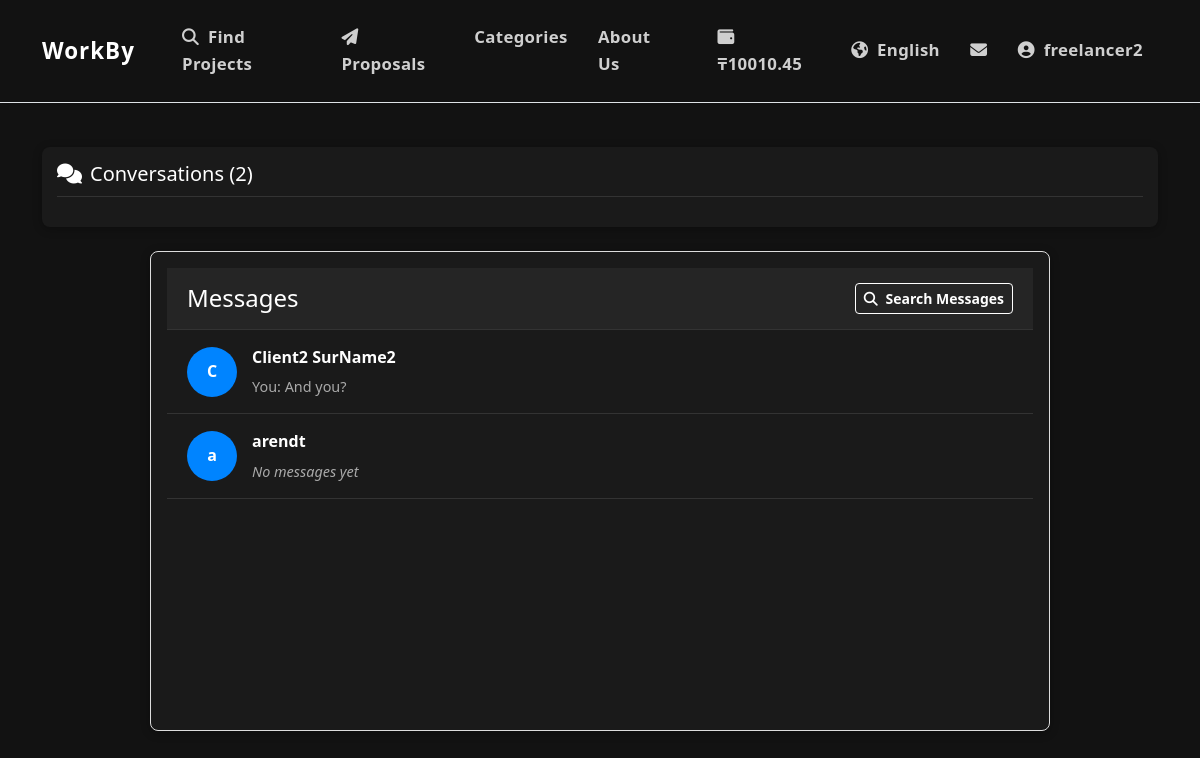
Page /en/chat/ (signed in) on the committed database.
### payments/models.py (models this page shows, shortened)
class Wallet(models.Model):
    user = models.OneToOneField(
        settings.AUTH_USER_MODEL,
        on_delete=models.CASCADE,
        related_name='wallet'
    )
    balance = models.DecimalField(_('Balance'), max_digits=10, decimal_places=2, default=0)
    is_active = models.BooleanField(_('Active'), default=True)
    created_at = models.DateTimeField(_('Created At'), auto_now_add=True)
    updated_at = models.DateTimeField(_('Updated At'), auto_now=True)
    class Meta:
        verbose_name = _('Wallet')
        verbose_name_plural = _('Wallets')

### accounts/models.py (models this page shows, shortened)
class User(AbstractUser):
    USER_TYPE_CHOICES = (
        ('client', _('Client')),
        ('freelancer', _('Freelancer')),
    )
    LANGUAGE_CHOICES = (
        ('en', _('English')),
        ('ru', _('Russian')),
        ('kk', _('Kazakh')),
    )
    user_type = models.CharField(_('User Type'), max_length=10, choices=USER_TYPE_CHOICES, default='client')
    bio = models.TextField(_('Biography'), blank=True)
    avatar = models.ImageField(_('Avatar'), upload_to='avatars/', blank=True, null=True)
    phone_number = models.CharField(_('Phone Number'), max_length=15, blank=True)
    preferred_language = models.CharField(_('Preferred Language'), max_length=2, choices=LANGUAGE_CHOICES, default='en')
    dark_mode = models.BooleanField(_('Dark Mode'), default=False)
    skills = models.TextField(_('Skills'), blank=True)
    hourly_rate = models.DecimalField(_('Hourly Rate'), max_digits=10, decimal_places=2, null=True, blank=True)
    company_name = models.CharField(_('Company Name'), max_length=100, blank=True)
    def get_full_name(self):
        if self.first_name or self.last_name:
            return f"{self.first_name} {self.last_name}".strip()
        return self.username
    @property
    def is_client(self):
        return self.user_type == 'client'
    @property
    def is_freelancer(self):
        return self.user_type == 'freelancer'

### chat/models.py (models this page shows, shortened)
class Conversation(models.Model):
    participants = models.ManyToManyField(
        settings.AUTH_USER_MODEL,
        related_name='conversations',
        verbose_name=_('Participants')
    )
    created_at = models.DateTimeField(_('Created At'), auto_now_add=True)
    updated_at = models.DateTimeField(_('Updated At'), auto_now=True)
    related_project = models.ForeignKey(
        'jobs.Project',
        on_delete=models.SET_NULL,
        related_name='conversations',
        null=True,
        blank=True,
        verbose_name=_('Related Project')
    )
    related_contract = models.ForeignKey(
        'jobs.Contract',
        on_delete=models.SET_NULL,
        related_name='conversations',
        null=True,
        blank=True,
        verbose_name=_('Related Contract')
    )
    class Meta:
        verbose_name = _('Conversation')
        verbose_name_plural = _('Conversations')
        ordering = ['-updated_at']
    def get_other_participant(self, user):
        other = self.participants.exclude(id=user.id).first()
        if other is None and self.participants.count() == 1:
            return None
        return other

class Message(models.Model):
    conversation = models.ForeignKey(
        Conversation,
        on_delete=models.CASCADE,
        related_name='messages',
        verbose_name=_('Conversation')
    )
    sender = models.ForeignKey(
        settings.AUTH_USER_MODEL,
        on_delete=models.CASCADE,
        related_name='sent_messages',
        verbose_name=_('Sender')
    )
    content = models.TextField(_('Content'))
    attachment = models.FileField(_('Attachment'), upload_to='chat_attachments/', null=True, blank=True)
    created_at = models.DateTimeField(_('Created At'), auto_now_add=True)
    is_read = models.BooleanField(_('Read'), default=False)
    class Meta:
        verbose_name = _('Message')
        verbose_name_plural = _('Messages')
        ordering = ['created_at']

### chat/views.py (the view)
# urls.py: path('', views.inbox_view, name='inbox'),
@login_required
def inbox_view(request):
    conversations = Conversation.objects.filter(
        participants=request.user
    ).prefetch_related('participants').distinct()
    conversations_list = []
    for conv in conversations:
        other_participant = conv.get_other_participant(request.user)
        unread_count = Message.objects.filter(
            conversation=conv,
            is_read=False
        ).exclude(sender=request.user).count()
        last_message = Message.objects.filter(
            conversation=conv
        ).order_by('-created_at').first()
        conversations_list.append({
            'conversation': conv,
            'other_participant': other_participant,
            'unread_count': unread_count,
            'last_message': last_message,
            'updated_at': conv.updated_at,
        })
    conversations_list = sorted(
        conversations_list,
        key=lambda x: (not x['unread_count'], -x['updated_at'].timestamp())
    )
    context = {
        'conversations': conversations_list,
    }
    return render(request, 'chat/inbox.html', context)

### jobs/context_processors.py (called while the page is built)
def contracts_processor(request):
    context = {
        'has_contracts': False,
    }
    if request.user.is_authenticated:
        contracts_exist = Contract.objects.filter(
            models.Q(client=request.user) | models.Q(freelancer=request.user)
        ).exists()
        context['has_contracts'] = contracts_exist
    return context

### payments/context_processors.py (called while the page is built)
def wallet_balance(request):
    if request.user.is_authenticated:
        wallet, _ = Wallet.objects.get_or_create(user=request.user)
        return {'user_balance': wallet.balance}
    return {'user_balance': None}

### templates/chat/inbox.html (shortened to what this page needs)
{% extends 'base.html' %}
{% load i18n %}
{% load static %}
{% block full_content %}
{% include 'includes/header.html' %}
<div class="container py-4">
    <div class="conversations-summary mb-4">
        <h5><i class="fas fa-comments me-2"></i>{% trans "Conversations" %} ({{ conversations|length }})</h5>
    </div>
    <div class="chat-container">
        <div class="chat-header">
            <h4>{% trans "Messages" %}</h4>
            <a href="#" class="btn btn-sm btn-outline-light">
                <i class="fas fa-search me-1"></i> {% trans "Search Messages" %}
            </a>
        </div>
        <div class="chat-list">
            {% for item in conversations %}
                <a href="{% url 'chat:conversation_detail' conversation_id=item.conversation.pk %}" class="chat-item">
                    <div class="avatar">
                        {% if item.other_participant.avatar %}
                            <img src="{{ item.other_participant.avatar.url }}" alt="{{ item.other_participant.get_full_name }}">
                        {% else %}
                            {{ item.other_participant.get_full_name|slice:":1" }}
                        {% endif %}
                    </div>
                    <div class="chat-content">
                        <div class="chat-name">{{ item.other_participant.get_full_name }}</div>
                        <div class="chat-preview">
                            {% if item.last_message %}
                                {% if item.last_message.sender == request.user %}
                                    <span>{% trans "You" %}: </span>
                                {% endif %}
                                {{ item.last_message.content|truncatechars:50 }}
                            {% else %}
                                <em>{% trans "No messages yet" %}</em>
                            {% endif %}
                        </div>
                    </div>
                </a>
            {% endfor %}
        </div>
    </div>
</div>
{% endblock %}

### templates/includes/header.html (shortened to what this page needs)
{% load i18n %}
{% load static %}
<nav class="navbar navbar-expand-lg navbar-dark bg-dark border-bottom py-3">
    <div class="container">
        <a class="navbar-brand" href="{% url 'jobs:home' %}">
            <span style="font-size: 1.4rem; font-weight: 700; letter-spacing: 1px; color: #fff;">WorkBy</span>
        </a>
        <div class="collapse navbar-collapse" id="navbarSupportedContent">
            <ul class="navbar-nav me-auto mb-2 mb-lg-0">
                {% if user.is_authenticated %}
                    <li class="nav-item">
                        <a class="nav-link" href="{% url 'jobs:project_list' %}"><i class="fas fa-search me-1"></i> {% trans "Find Projects" %}</a>
                    </li>
                    <li class="nav-item">
                        <a class="nav-link" href="{% url 'jobs:my_proposals' %}">
                            <i class="fas fa-paper-plane me-1"></i> {% trans "Proposals" %}
                        </a>
                    </li>
                    <li class="nav-item">
                        <a class="nav-link" href="{% url 'jobs:categories' %}">{% trans "Categories" %}</a>
                    </li>
                    <li class="nav-item">
                        <a class="nav-link" href="{% url 'jobs:about' %}">{% trans "About Us" %}</a>
                    </li>
                {% endif %}
            </ul>
            <ul class="navbar-nav ml-auto align-items-center">
                {% if user.is_authenticated and user_balance is not None %}
                <li class="nav-item me-3">
                    <a href="{% url 'payments:wallet' %}" class="nav-link">
                        <i class="fas fa-wallet me-1"></i>
                        <span class="fw-bold">₸{{ user_balance }}</span>
                    </a>
                </li>
                {% endif %}
                <li class="nav-item dropdown">
                    <a class="nav-link dropdown-toggle" href="#" id="languageDropdown" role="button" data-bs-toggle="dropdown" aria-expanded="false">
                        <i class="fas fa-globe-americas me-1"></i>
                        {% get_current_language as CURRENT_LANGUAGE %}
                        {% if CURRENT_LANGUAGE == 'en' %}
                            {% trans "English" %}
                        {% elif CURRENT_LANGUAGE == 'ru' %}
                            {% trans "Russian" %}
                        {% elif CURRENT_LANGUAGE == 'kk' %}
                            {% trans "Kazakh" %}
                        {% endif %}
                    </a>
                </li>
                {% if user.is_authenticated %}
                    <li class="nav-item d-none d-lg-block">
                        <a class="nav-link" href="{% url 'chat:inbox' %}" title="{% trans 'Messages' %}">
                            <i class="fas fa-envelope"></i>
                        </a>
                    </li>
                    <li class="nav-item dropdown">
                        <a class="nav-link dropdown-toggle" href="#" id="navbarDropdown" role="button" data-bs-toggle="dropdown" aria-expanded="false">
                            {% if user.avatar %}
                                <img src="{{ user.avatar.url }}" alt="{{ user.get_full_name|default:user.username }}" class="avatar avatar-sm rounded-circle me-1">
                            {% else %}
                                <i class="fas fa-user-circle me-1"></i>
                            {% endif %}
                            {{ user.username }}
                        </a>
                    </li>
                {% endif %}
            </ul>
        </div>
    </div>
</nav>

### static/css/style.css (style rules this page uses)
:root { --primary-color: #8B0000; --primary-color-light: #a52a2a; --primary-color-dark: #6b0000; --secondary-color: #6c757d; --background-color: #121212; --text-color: #f5f5f5; --dark-bg: #1a1a1a; --border-color: #333; --danger-color: #dc3545; --warning-color: #ffc107; --info-color: #17a2b8; --success-color: #28a745; --body-bg: #0f0f0f; --card-bg: #1e1e1e; --card-border: #2a2a2a; --navbar-bg: #121212; --footer-bg: #121212; --hover-color: #2a2a2a; --input-bg: #252525; --input-border: #363636; --dropdown-bg: #1e1e1e; --dropdown-hover: #2a2a2a; --btn-hover-bg: #700000; --table-border: #2a2a2a; --table-row-hover: #2a2a2a; --table-header-bg: #1a1a1a; --bg-light: #1e1e1e; --breadcrumb-bg: #1e1e1e; --counter-wrapper-bg: #1e1e1e; --text-muted: #a0a0a0; --box-shadow: 0 4px 6px rgba(0, 0, 0, 0.1); --hover-shadow: 0 8px 15px rgba(0, 0, 0, 0.2); }
body { font-family: 'Segoe UI', Tahoma, Geneva, Verdana, sans-serif; line-height: 1.6; color: var(--text-color) !important; background-color: var(--background-color) !important; min-height: 100vh; display: flex; flex-direction: column; }
.chat-container { height: 60vh; overflow-y: auto; border: 1px solid #ddd; border-radius: 10px; padding: 1rem; background-color: #f9f9f9; }
body { display: flex; flex-direction: column; min-height: 100vh; }
.navbar { background-color: var(--navbar-bg) !important; box-shadow: 0 2px 5px rgba(0, 0, 0, 0.1); }
a { color: var(--primary-color); text-decoration: none; transition: color 0.3s ease, transform 0.2s ease; }
.navbar .nav-link { position: relative; padding: 0.5rem 1rem; margin: 0 0.2rem; transition: all 0.3s ease; font-size: 1.05rem; font-weight: 600; color: var(--text-color); }
.navbar .nav-link::after { content: ''; position: absolute; width: 0; height: 2px; bottom: 0; left: 50%; transform: translateX(-50%); background-color: var(--primary-color); transition: all 0.3s ease; opacity: 0; }
.navbar-nav { margin-left: 1rem; }
.nav-item { margin: 0 0.25rem; }
.navbar .navbar-nav .nav-link { text-shadow: 0 0 1px rgba(0, 0, 0, 0.1); letter-spacing: 0.02rem; }
.bg-dark { background-color: var(--dark-bg) !important; }
.navbar-dark .navbar-nav .nav-link { color: rgba(255, 255, 255, 0.8); }
.navbar { background-color: var(--navbar-bg); box-shadow: 0 2px 5px rgba(0, 0, 0, 0.1); }
.navbar .nav-link { color: var(--text-color); }
a { color: var(--primary-color); text-decoration: none; }
.bg-dark { background-color: var(--dark-bg) !important; color: var(--text-color) !important; }
::placeholder { color: var(--text-muted) !important; opacity: 0.7 !important; }
.navbar-brand { position: relative; transition: all 0.3s ease; }
.btn-outline-light { border-color: #fff; color: #fff; font-weight: 600; transition: all 0.3s ease; }

### templates/chat/inbox.html (style rules this page uses)
body { background-color: #121212; }
.chat-container { width: 100%; max-width: 900px; margin: 0 auto; background-color: #1a1a1a; border-radius: 8px; overflow: hidden; box-shadow: 0 2px 10px rgba(0, 0, 0, 0.3); }
.chat-header { background-color: #252525; padding: 15px 20px; border-bottom: 1px solid #333; display: flex; justify-content: space-between; align-items: center; }
.chat-header h4 { color: white; margin: 0; }
.chat-list { padding: 0; }
.chat-item { display: flex; align-items: center; padding: 15px 20px; border-bottom: 1px solid #333; text-decoration: none; color: #eee; transition: background-color 0.2s; }
.avatar { width: 50px; height: 50px; border-radius: 50%; background-color: #0084ff; display: flex; align-items: center; justify-content: center; color: white; font-weight: bold; margin-right: 15px; flex-shrink: 0; }
.chat-content { flex: 1; min-width: 0; }
.chat-name { font-weight: bold; margin-bottom: 5px; color: white; }
.chat-preview { color: #aaa; font-size: 0.9rem; white-space: nowrap; overflow: hidden; text-overflow: ellipsis; }
.conversations-summary { margin-top: 20px; background-color: #1a1a1a; border-radius: 8px; padding: 15px; box-shadow: 0 2px 10px rgba(0, 0, 0, 0.3); }
.conversations-summary h5 { color: white; margin-bottom: 15px; border-bottom: 1px solid #333; padding-bottom: 10px; }

### rows in the picture
Wallet: balance "10010.45"
User: username "freelancer2"
Conversation: other_participant.get_full_name "C", other_participant.get_full_name "Client2 SurName2", last_message.content "And you?"
Conversation: other_participant.get_full_name "a", other_participant.get_full_name "arendt"

### other values in the picture
{{ conversations|length }} "2"
